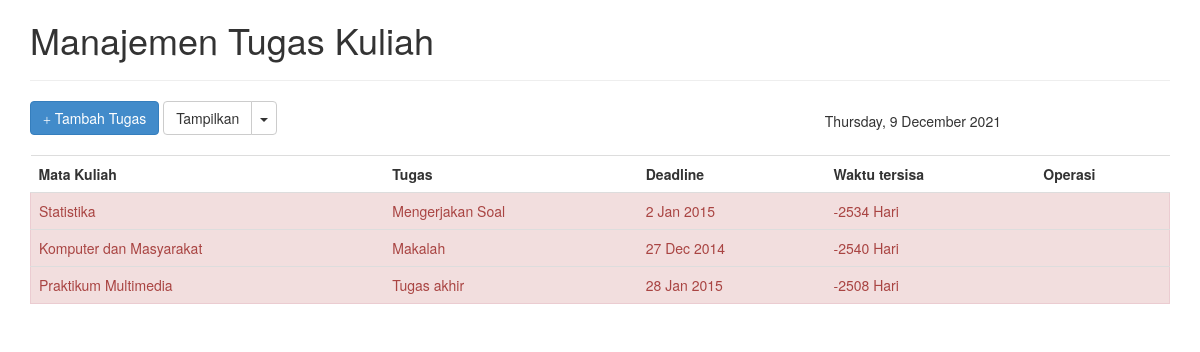
Screenshot of /?sortir=belum with the database file from the repository.
### tables this page shows
CREATE TABLE IF NOT EXISTS `tugas` (
`id` int(5) NOT NULL,
  `matakul` varchar(32) DEFAULT NULL,
  `judul` varchar(64) DEFAULT NULL,
  `deskripsi` text,
  `jenis` int(2) DEFAULT '1' COMMENT '1 = individu, 2 = kelompok',
  `deadline` date DEFAULT NULL,
  `selesai` int(2) DEFAULT '0' COMMENT '0 = belum selesai, 1 = selesai'
);

### tampil.php (the view)
<?php
$query = mysqli_query($koneksi, "SELECT * FROM tugas;") or die("<b>Error: </b>" . mysqli_error($koneksi));
if(isset($_GET['sortir'])){
	if($_GET['sortir'] == "selesai"){
		$query = mysqli_query($koneksi, "SELECT * FROM tugas WHERE selesai='1';") or die("<b>Error: </b>" . mysqli_error($koneksi));
	}
	elseif($_GET['sortir'] == "belum"){
		$query = mysqli_query($koneksi, "SELECT * FROM tugas WHERE selesai='0';") or die("<b>Error: </b>" . mysqli_error($koneksi));
	}
	elseif($_GET['sortir'] == "h-1"){}
	elseif($_GET['sortir'] == "tidakdikerjakan"){
	}
	else{}
}
while($tugas=mysqli_fetch_array($query)){
	$sekarang = time();
    $deadline = strtotime($tugas['deadline']);
    $beda = $deadline - $sekarang;
    $sisa_hari = floor($beda/(60*60*24));
	if(($sisa_hari <= 0) && ($tugas['selesai'] == 0)){
		$bg = "alert alert-danger";
	} elseif ($tugas['selesai'] == 1) {
		$bg = "alert alert-success";
		if($sisa_hari < 0) $sisa_hari = 0;
	} elseif($sisa_hari == 1){
		$bg = "alert alert-warning";
	} else {
		$bg = "";
	}
	echo "<tr class='$bg'>";
	echo "<td>".$tugas['matakul']."</td>";
	echo "<td>".$tugas['judul']."</td>";
	echo "<td>".date("j M Y", strtotime($tugas['deadline']))."</td>";
	echo "<td>$sisa_hari Hari</td>";
	echo "<td>
		<a href='detail.php?id=".$tugas['id']."' class='glyphicon glyphicon-file' title='Lihat Detail'></a>
		<a href='edit.php?id=".$tugas['id']."' class='glyphicon glyphicon-edit' title='Edit'></a>
		<a href='hapus.php?id=".$tugas['id']."' class='glyphicon glyphicon-trash' title='Hapus'></a>
		</td>";
	echo "</tr>";
}
?>

### rows the page displays
tugas: matakul "Statistika", judul "Mengerjakan Soal", deadline "2 Jan 2015", deadline "-2534"
tugas: matakul "Komputer dan Masyarakat", judul "Makalah", deadline "27 Dec 2014", deadline "-2540"
tugas: matakul "Praktikum Multimedia", judul "Tugas akhir", deadline "28 Jan 2015", deadline "-2508"
